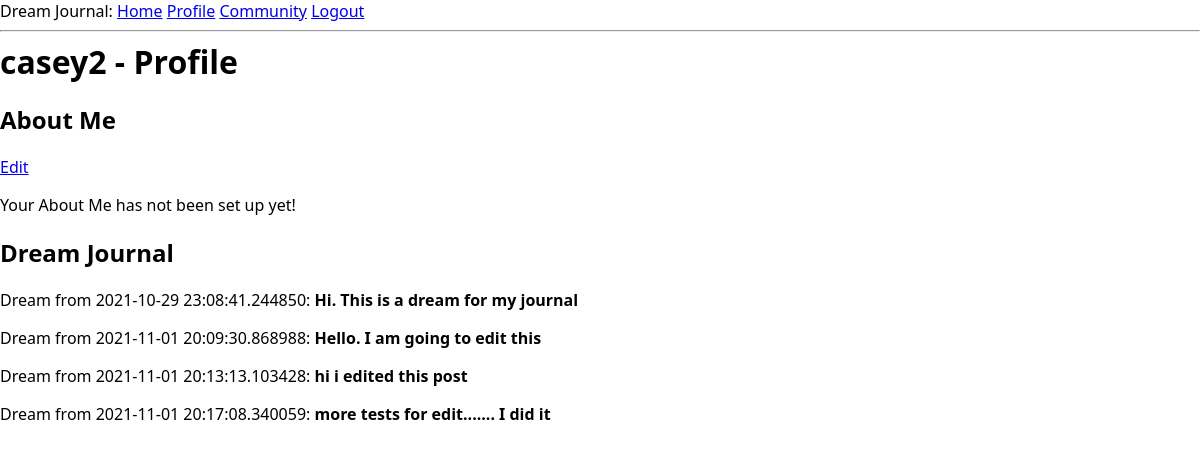
The page /profile/4 (signed in) on the database as committed earlier.
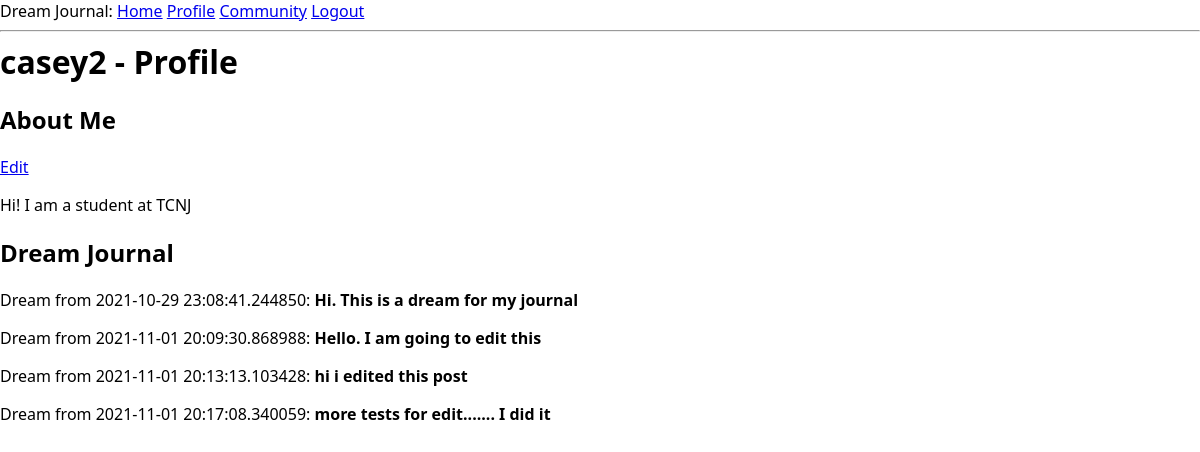
The same page on the database as committed later.
### app/models.py (models this page shows, shortened)
class User(UserMixin, db.Model):
    id = db.Column(db.Integer, primary_key=True)
    username = db.Column(db.String(64), index=True, unique=True)
    about_me = db.Column(db.String(140))
    email = db.Column(db.String(120), index=True, unique=True)
    password_hash = db.Column(db.String(128))
    posts = db.relationship('Post', backref='author', lazy='dynamic')

class Post(db.Model):
    id = db.Column(db.Integer, primary_key=True)
    body = db.Column(db.String(140))
    timestamp = db.Column(db.DateTime, index=True, default=datetime.utcnow)
    user_id = db.Column(db.Integer, db.ForeignKey('user.id'))

### app/routes.py (the view)
@app.route('/profile/<int:id>')
@login_required
def profile_page(id):
    this_user = User.query.get_or_404(id)
    posts = this_user.posts.all()
    return render_template("profile.html", title='Profile Page', usr=this_user, posts=posts)

### app/models.py (called while the page is built)
@login.user_loader
def load_user(id):
    return User.query.get(int(id))

### app/templates/profile.html
{% extends "base.html" %}
{% block content %}
    <h1>{{ usr.username }} - Profile</h1>
    <h2>About Me</h2>
    {% if usr.id == current_user.id %}
    <a href="{{ url_for('edit_profile', id = current_user.id) }}">Edit</a>
    {% endif %}
    {% if usr.about_me %}
    <p>{{ usr.about_me }}</p>
    {% else %}
    <p>Your About Me has not been set up yet!</p>
    {% endif %}
    <h2>Dream Journal</h2>
    {% for post in posts %}
    <div><p>Dream from {{ post.timestamp }}: <b>{{ post.body }}</b></p></div>
    {% endfor %}
{% endblock %}

### app/templates/base.html (shortened to what this page needs)
<html>
    <head>
        <link rel="stylesheet" href="{{ url_for('static', filename='style.css') }}">
    </head>
    <body>
        <div>
            Dream Journal:
            <a href="{{ url_for('index') }}">Home</a>
            <a href="{{ url_for('profile_page', id = current_user.id) }}">Profile</a>
            <a href="{{ url_for('community_page') }}">Community</a>
            {% if current_user.is_anonymous %}
            <a href="{{ url_for('login') }}">Login</a>
            {% else %}
            <a href="{{ url_for('logout') }}">Logout</a>
            {% endif %}
        </div>
        <hr>
        {% block content %}{% endblock %}
    </body>
</html>

### app/static/style.css (style rules this page uses)
* { box-sizing: border-box; }
html, body { margin: initial; padding: initial; font-family: system-ui, -apple-system, sans-serif; }
:root { --note-color-bg: hsla(49, 100%, 80%, 1); --ui-border-color: hsla(0, 0%, 40%, 1); --ui-action-new-fg: hsla(202, 86%, 30%, 1); --ui-action-new-bg: hsla(202, 29%, 94%, 1); --ui-action-neutral-fg: hsla(60, 5%, 22%, 1); --ui-action-neutral-bg: hsla(60, 5%, 94%, 1); --ui-action-warning-fg: hsla(0, 75%, 42%, 1); --ui-action-warning-bg: hsla(0, 20%, 94%, 1); }
h1 { margin: 0; flex: 1 0 auto; }

Rows that differ between the two databases and show on the page:
changed User "casey2": about_me (not shown) → "Hi! I am a student at TCNJ"
Other text that changed with them:
text no longer shown: "Your About Me has not been set up yet!"
